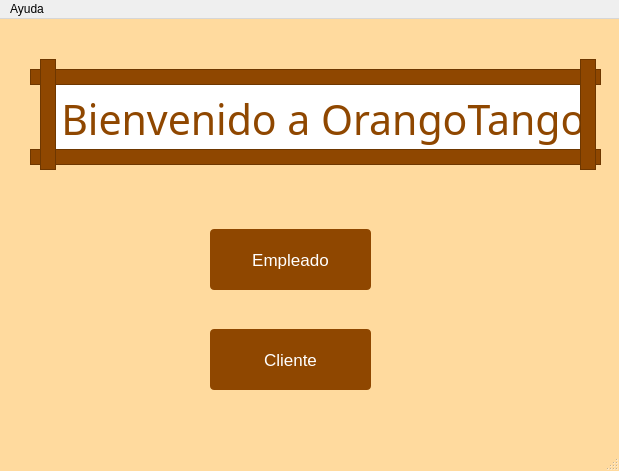
<?xml version="1.0" encoding="UTF-8"?>
<ui version="4.0">
 <class>Inicio</class>
 <widget class="QMainWindow" name="Inicio">
  <property name="geometry">
   <rect>
    <x>0</x>
    <y>0</y>
    <width>619</width>
    <height>471</height>
   </rect>
  </property>
  <property name="font">
   <font>
    <family>Matura MT Script Capitals</family>
   </font>
  </property>
  <property name="windowTitle">
   <string>Inicio</string>
  </property>
  <property name="styleSheet">
   <string notr="true">/*Cambiamos el color de la ventana*/

	#Inicio{
		
	background-color: rgb(255, 218, 158);
		/*background-color: #009688;*/
	    /*background-color: rgb(255, 128, 0);*/
	    /*background-color: rgb(255, 79, 79);*/
	}

	/*Estilos para el botón*/
	#BotonCliente,#BotonEmpleado{
		background-color: rgb(143, 71, 0);
		border-radius: 4px;
		color: #fff;
		font-family: 'Roboto';
		font-size: 17px;
	}
	
	
	/*Definimos el estilo para un efecto hover sobre el botón,
	este cambiará su background cuando pasemos el mouse por
	encima*/
	#BotonEmpleado:hover,#BotonCliente::hover{
		
	background-color: #ff7043;;
	}

	
	/*Definimos los estilos para los QLabel*/
	#Titulo{
		font-family: 'Matura MT Script Capitals';
		color: rgb(143, 71, 0);
		
	background-color: rgb(255, 255, 255);
	
	
	}

	#Reloj{
		
		color: rgb(143, 71, 0);
	}
	
	#frame,#frame_2,#frame_3,#frame_4{
	
	background-color: rgb(143, 71, 0);
	}</string>
  </property>
  <widget class="QWidget" name="inicio">
   <widget class="QPushButton" name="BotonCliente">
    <property name="geometry">
     <rect>
      <x>210</x>
      <y>310</y>
      <width>161</width>
      <height>61</height>
     </rect>
    </property>
    <property name="text">
     <string>Cliente</string>
    </property>
   </widget>
   <widget class="QPushButton" name="BotonEmpleado">
    <property name="geometry">
     <rect>
      <x>210</x>
      <y>210</y>
      <width>161</width>
      <height>61</height>
     </rect>
    </property>
    <property name="text">
     <string>Empleado</string>
    </property>
   </widget>
   <widget class="QLabel" name="Titulo">
    <property name="geometry">
     <rect>
      <x>40</x>
      <y>60</y>
      <width>551</width>
      <height>81</height>
     </rect>
    </property>
    <property name="font">
     <font>
      <family>Matura MT Script Capitals</family>
      <pointsize>31</pointsize>
      <underline>false</underline>
     </font>
    </property>
    <property name="text">
     <string>  Bienvenido a OrangoTango</string>
    </property>
   </widget>
   <widget class="QLabel" name="Reloj">
    <property name="geometry">
     <rect>
      <x>500</x>
      <y>10</y>
      <width>101</width>
      <height>21</height>
     </rect>
    </property>
    <property name="font">
     <font>
      <pointsize>8</pointsize>
      <weight>75</weight>
      <bold>true</bold>
     </font>
    </property>
    <property name="text">
     <string/>
    </property>
   </widget>
   <widget class="QFrame" name="frame">
    <property name="geometry">
     <rect>
      <x>30</x>
      <y>130</y>
      <width>571</width>
      <height>16</height>
     </rect>
    </property>
    <property name="frameShape">
     <enum>QFrame::StyledPanel</enum>
    </property>
    <property name="frameShadow">
     <enum>QFrame::Raised</enum>
    </property>
   </widget>
   <widget class="QFrame" name="frame_2">
    <property name="geometry">
     <rect>
      <x>30</x>
      <y>50</y>
      <width>571</width>
      <height>16</height>
     </rect>
    </property>
    <property name="frameShape">
     <enum>QFrame::StyledPanel</enum>
    </property>
    <property name="frameShadow">
     <enum>QFrame::Raised</enum>
    </property>
   </widget>
   <widget class="QFrame" name="frame_3">
    <property name="geometry">
     <rect>
      <x>40</x>
      <y>40</y>
      <width>16</width>
      <height>111</height>
     </rect>
    </property>
    <property name="frameShape">
     <enum>QFrame::StyledPanel</enum>
    </property>
    <property name="frameShadow">
     <enum>QFrame::Raised</enum>
    </property>
   </widget>
   <widget class="QFrame" name="frame_4">
    <property name="geometry">
     <rect>
      <x>580</x>
      <y>40</y>
      <width>16</width>
      <height>111</height>
     </rect>
    </property>
    <property name="frameShape">
     <enum>QFrame::StyledPanel</enum>
    </property>
    <property name="frameShadow">
     <enum>QFrame::Raised</enum>
    </property>
   </widget>
  </widget>
  <widget class="QMenuBar" name="menu">
   <property name="geometry">
    <rect>
     <x>0</x>
     <y>0</y>
     <width>619</width>
     <height>22</height>
    </rect>
   </property>
   <widget class="QMenu" name="menuInicio">
    <property name="title">
     <string>Ayuda</string>
    </property>
    <addaction name="actionAcerca_de"/>
    <addaction name="actionManual_de_Aplicaici_n"/>
   </widget>
   <addaction name="menuInicio"/>
  </widget>
  <widget class="QStatusBar" name="statusbar"/>
  <action name="actionAcerca_de">
   <property name="text">
    <string>Acerca de...</string>
   </property>
  </action>
  <action name="actionManual_de_Aplicaici_n">
   <property name="text">
    <string>Manual de Aplicación.</string>
   </property>
  </action>
 </widget>
 <resources/>
 <connections>
  <connection>
   <sender>BotonCliente</sender>
   <signal>clicked()</signal>
   <receiver>Inicio</receiver>
   <slot>close()</slot>
   <hints>
    <hint type="sourcelabel">
     <x>306</x>
     <y>366</y>
    </hint>
    <hint type="destinationlabel">
     <x>383</x>
     <y>366</y>
    </hint>
   </hints>
  </connection>
  <connection>
   <sender>BotonEmpleado</sender>
   <signal>clicked()</signal>
   <receiver>Inicio</receiver>
   <slot>close()</slot>
   <hints>
    <hint type="sourcelabel">
     <x>354</x>
     <y>266</y>
    </hint>
    <hint type="destinationlabel">
     <x>388</x>
     <y>271</y>
    </hint>
   </hints>
  </connection>
 </connections>
</ui>
